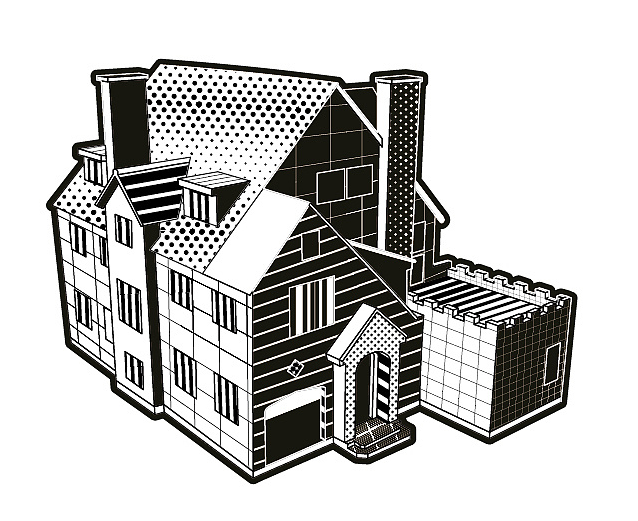
#> input picture img/house.png, 638 x 521 px
$ python HoughP.py
#> lines starting #> are read from the running program, lines starting #| are printed output that depends on the picture; after the words box and inside, x2 and y2 are one past the last pixel; in counts of white or black regions, pixels touching at a corner belong together
import cv2
import numpy as np
import matplotlib.pyplot as plt

Path = '../../../img/house.png'
img = cv2.imread(Path)
#> img is the input picture: shape (521, 638, 3); mean B, G, R 195.1, 196.3, 196.6
grey_img = cv2.cvtColor(img, cv2.COLOR_BGR2GRAY)
rgb_img = cv2.cvtColor(img, cv2.COLOR_BGR2RGB)
new_img = rgb_img.copy()
edges = cv2.Canny(grey_img, 150, 200, apertureSize=3)
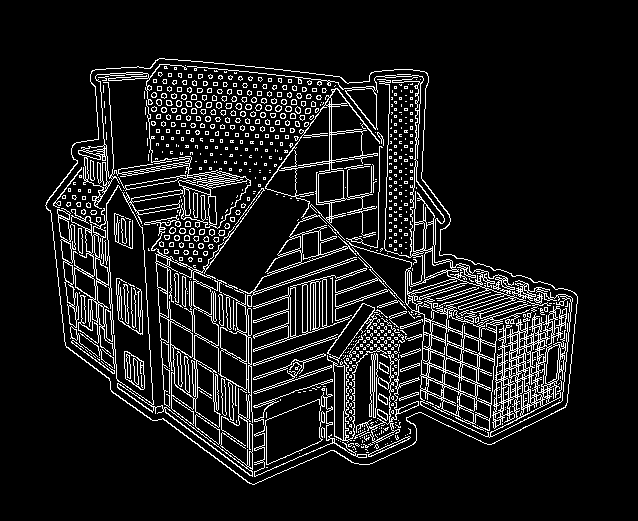
#> edges: shape (521, 638); 10.1% white in thin lines or dots, all inside (x1, y1, x2, y2) = (45, 58, 578, 485)
lines = cv2.HoughLinesP(edges, 1, np.pi / 180, 150, minLineLength=200, maxLineGap=20)
#> lines = 35 rows, first 6: [47, 200, 522, 421], [115, 393, 343, 79], [331, 200, 335, 451], [323, 161, 566, 404], [271, 263, 567, 395], [259, 282, 565, 405]
for line in lines:
    x1, y1, x2, y2 = line[0]
    cv2.line(new_img, (x1, y1), (x2, y2), (255, 0, 0), 2)
#> this loop made 35 passes
#> (x1, y1, x2, y2) on passes 1 to 12: (47, 200, 522, 421), (115, 393, 343, 79), (331, 200, 335, 451), (323, 161, 566, 404), (271, 263, 567, 395), (259, 282, 565, 405), (246, 368, 518, 275), (260, 280, 555, 399), (187, 88, 193, 441), (192, 219, 196, 443), (46, 202, 527, 426), (346, 244, 576, 310)
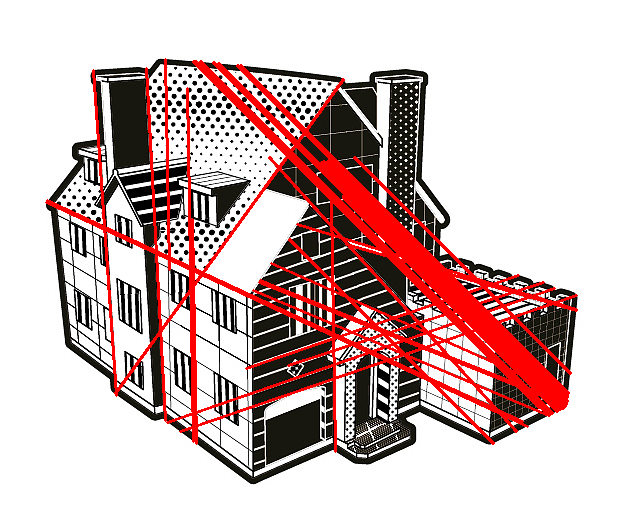
#> new_img: shape (521, 638, 3); mean R, G, B 209.5, 184.5, 183.5
plt.imshow(new_img)
plt.show()

$ run again, with img/Chiral carbon.png copied over img/house.png
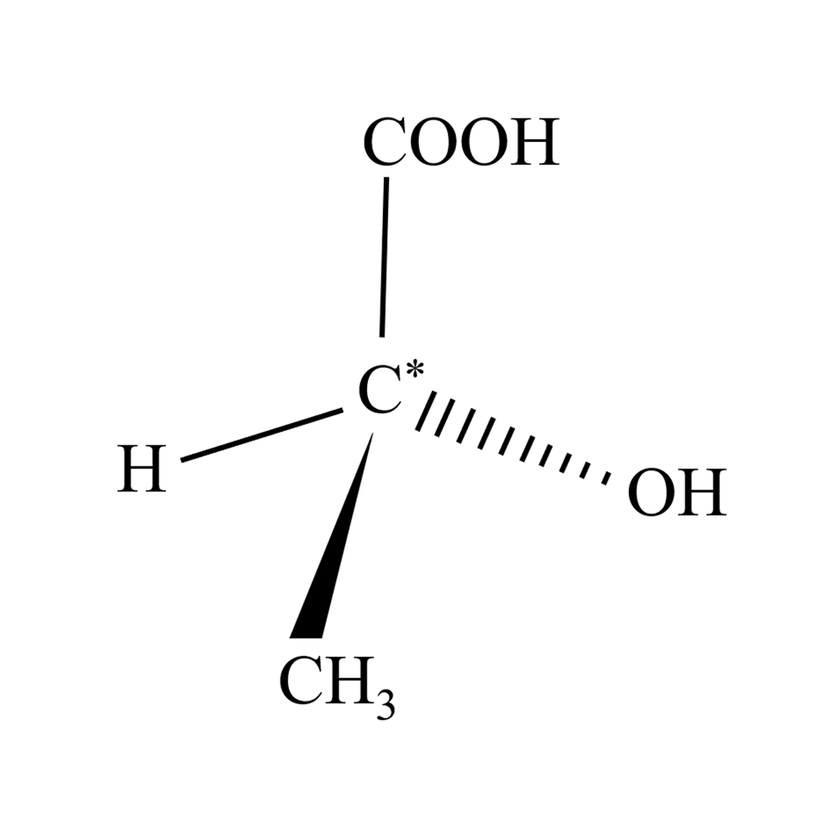
#> input picture img/Chiral carbon.png, 840 x 840 px, shrunk from 1000 x 1000 before the run
#> img is the input picture: shape (840, 840, 3); min 0, max 255, mean 250.1
#> `edges = cv2.Canny(grey_img, 150, 200, apertureSize=3)`:
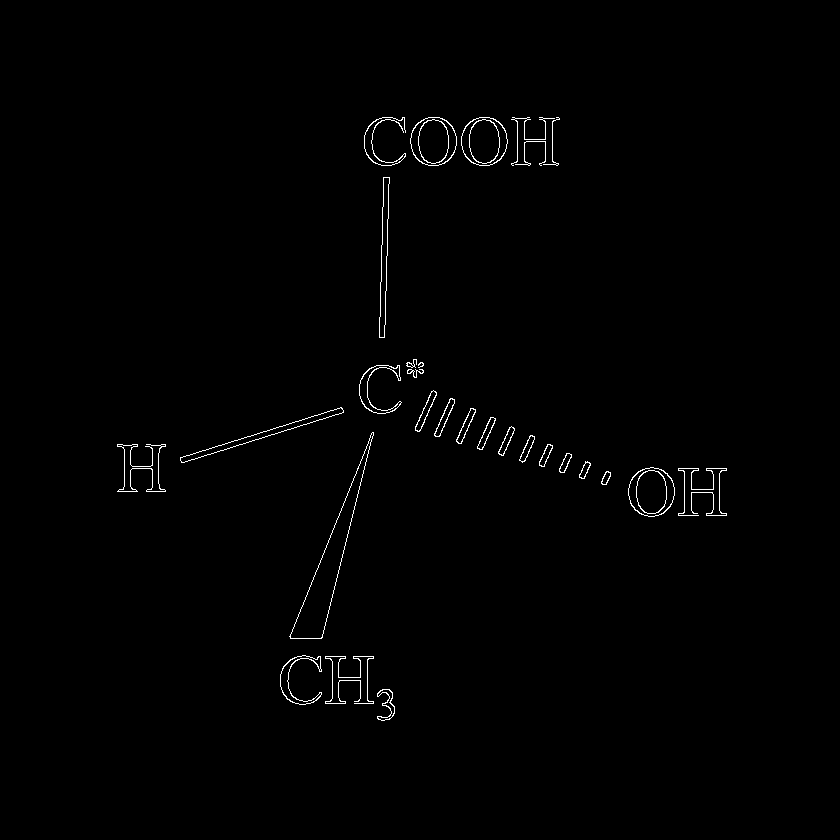
#> edges: shape (840, 840); 0.74% white in thin lines or dots, all inside (x1, y1, x2, y2) = (117, 117, 727, 721)
#> lines = [[290, 636, 381, 410], [315, 663, 378, 409]]
#> the loop `for line in lines:` made 2 passes
#> after the loop `for line in lines:`:
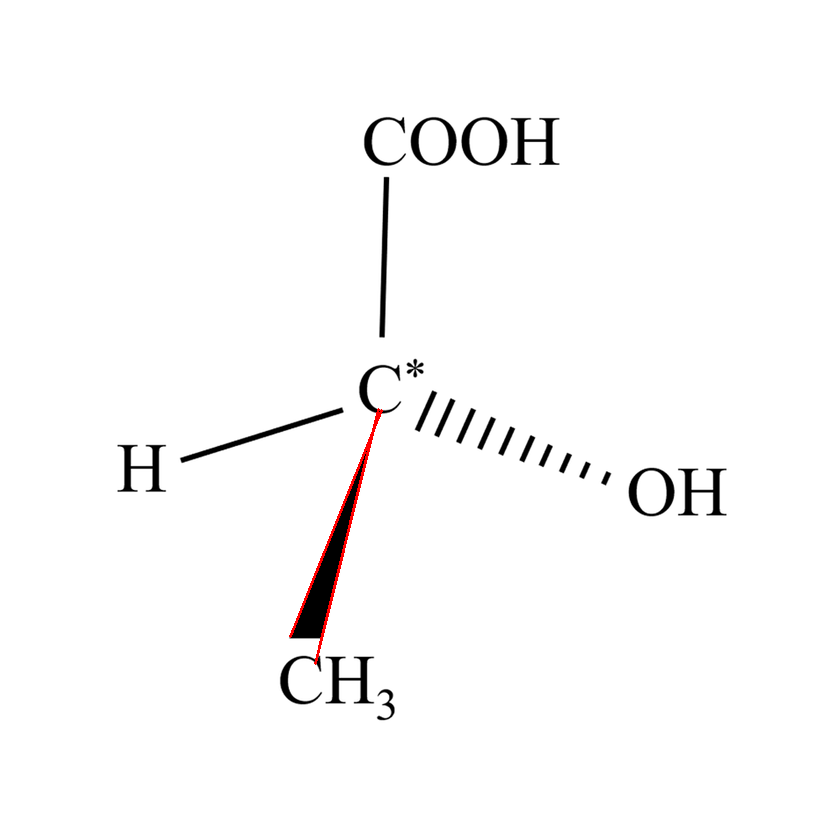
#> new_img: shape (840, 840, 3); 0.19% of pixels changed, all inside (x1, y1, x2, y2) = (289, 408, 383, 665)
